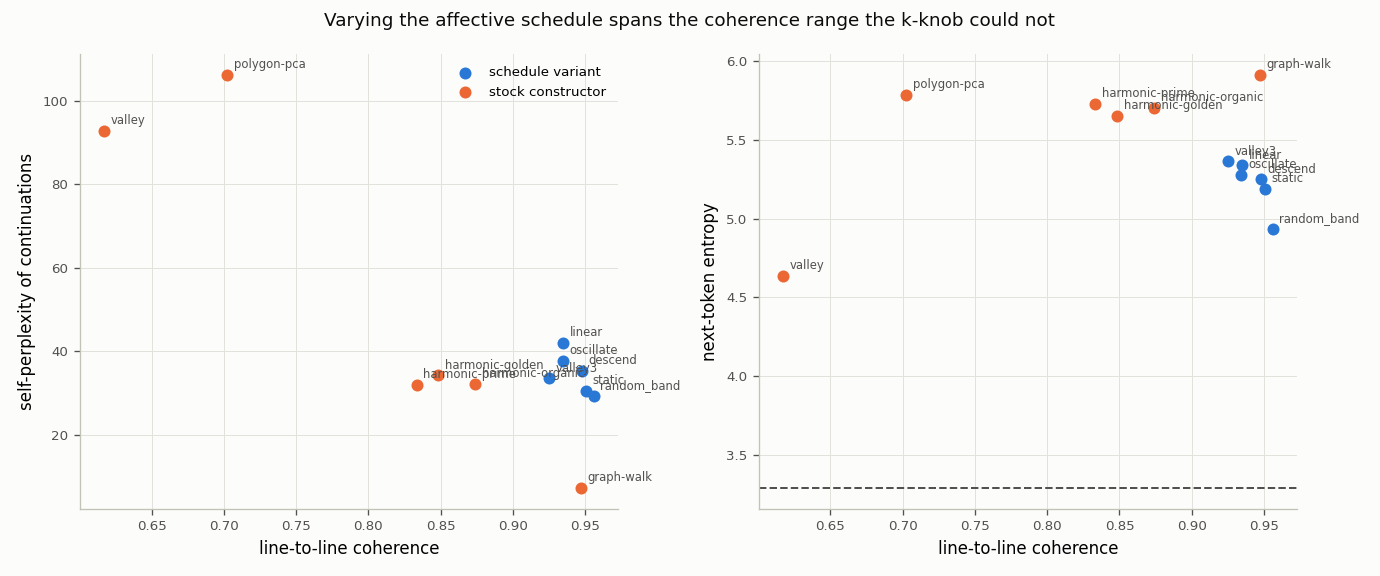

Generate this figure with Python:
"""schedule_sweep — vary the affective schedule, which is where coherence actually comes from.

`coherence_sweep.py` established that line coherence predicts self-perplexity (rho -0.79 to -0.89
across three arms) but could only sample coherence 0.84-0.94, because its knob — how many
nearest-in-meaning candidates to choose among — turned out to be a weak lever. `valley` sits at
0.617, outside that range entirely, and the diagnosis was that low coherence comes from valley's
three-phase band schedule jumping between distant affective regions rather than from selection
breadth.

This tests that diagnosis and extends the curve. **Selection is held at k=1 (always the nearest in
meaning) for every schedule, so the affective path is the only thing that varies.**

Schedules, all ending at the same target:
  static      — every line drawn from the target band; no movement at all
  linear      — smooth ramp from a low-arousal ground to the target (the previous walk)
  descend     — the reverse: start at the target, descend to ground
  oscillate   — linear ramp with a sinusoidal deviation in arousal, as the harmonic constructors do
  valley3     — valley's own three-phase shape: ground band, three ascending sub-bands, target band
  random_band — the same bands as `linear`, visited in shuffled order: maximum jumping

Plus the six stock constructors as reference points, since they were built by other people for other
reasons and should sample the space differently.

**Prediction, stated before running.** If the diagnosis is right, schedules that jump between distant
bands (`valley3`, `random_band`) should produce markedly lower coherence than smooth ones, finally
spanning the range; and if the coherence→perplexity relationship is real rather than an artifact of a
narrow band, it should hold across the wider span.

Usage: python3 explore/hypnagogia/schedule_sweep.py
Outputs (committed): schedule_sweep.csv, schedule_sweep.png
"""
import importlib.util
import time
from pathlib import Path

import numpy as np
import pandas as pd
import torch
from scipy import stats

from spiritbench.config import load_config, REPO_ROOT
from spiritbench.listener.model import HiddenStateModel
from spiritbench.stimuli import adapter as ad
from spiritbench.stimuli.phrase_bank import load_nrc

HERE = Path(__file__).resolve().parent
CP = REPO_ROOT / "explore/creativity_poem"
ANCH = "\nRight now everything feels"
GEN_PROMPT = "I close my eyes, and what comes to mind is"
N_LINES, N_GEN, GEN_TOK = 24, 4, 50

_r = importlib.util.spec_from_file_location("hr", HERE / "run.py")
hr = importlib.util.module_from_spec(_r); _r.loader.exec_module(hr)
cp, hy, rb = hr.cp, hr.hy, hr.rb


def schedule(name, target, n, rng):
    """(valence, arousal) waypoint per line. Ground is the low-arousal start valley uses."""
    tv, ta = target
    gv, ga = 0.6, 0.25
    lin = [(gv + (tv - gv) * j / (n - 1), ga + (ta - ga) * j / (n - 1)) for j in range(n)]
    if name == "static":
        return [(tv, ta)] * n
    if name == "linear":
        return lin
    if name == "descend":
        return lin[::-1]
    if name == "oscillate":
        return [(v, a + 0.18 * np.sin(2 * np.pi * 3 * j / n)) for j, (v, a) in enumerate(lin)]
    if name == "valley3":                      # valley's own three-phase shape
        n1, n3 = max(1, n // 3), max(1, n // 4)
        n2 = n - n1 - n3
        out = [(0.75, 0.20)] * n1              # grounding band centre
        for j in range(n2):
            f = (j + 1) / (n2 + 1)
            out.append((0.6 + f * (tv - 0.6), ga + f * (ta - ga)))
        return out + [(tv, ta)] * n3
    if name == "random_band":
        idx = rng.permutation(n)
        return [lin[i] for i in idx]
    raise ValueError(name)


def walk(art, mask, sched, seed=42):
    """k=1 selection: always the nearest in meaning within the band for this step."""
    rng = np.random.RandomState(seed)
    va = ad._va_array(art)
    V = art.vectors / np.maximum(np.linalg.norm(art.vectors, axis=1, keepdims=True), 1e-9)
    idx = np.where(mask)[0]
    used, out, cur = set(), [], None
    for tv, ta in sched:
        band = np.array([i for i in idx[(np.abs(va[idx, 0] - tv) < 0.18)
                                        & (np.abs(va[idx, 1] - ta) < 0.18)] if i not in used])
        if len(band) == 0:
            band = np.array([i for i in idx if i not in used])
        pick = band[rng.randint(len(band))] if cur is None else band[int(np.argmax(V[band] @ V[cur]))]
        out.append(int(pick)); used.add(int(pick)); cur = int(pick)
    return out


def main():
    cfg = load_config()
    nrc = load_nrc(cfg["nrc_lexicon"])
    art = ad.load_art(str(REPO_ROOT / "data/phrase_bank/phrase_graph.json"))
    apath = str(REPO_ROOT / "data/phrase_bank/phrase_graph.json")
    ok, vocab = cp.clean_mask(art, cfg["glove_path"])
    no_minor = np.array([not (rb.MINOR & set(rb.WORD.findall(art.word(i).lower())))
                         for i in range(len(art.nodes))])
    mask = ok & no_minor & hr.facet_union(art, hy.FACETS, vocab, cfg["glove_path"])
    tva = tuple(np.mean([[nrc[w][0], nrc[w][1]]
                         for ws in hy.FACETS.values() for w in ws if w in nrc], axis=0))
    start = tuple(cfg["neutral_start"])
    rng = np.random.RandomState(7)

    builds = {}
    for name in ("static", "linear", "descend", "oscillate", "valley3", "random_band"):
        builds[f"schedule:{name}"] = walk(art, mask, schedule(name, tva, N_LINES, rng))
    # stock constructors, masked where they accept one
    builds["stock:valley"] = ad.valley_shape(art, tva, N_LINES, 42, mask)
    for h in ("golden", "prime", "organic"):
        try:
            ids = ad.harmonic(art, apath, start, tva, N_LINES, h, 42, cfg["ot_repo"],
                              cfg["semantic_axes"])
            builds[f"stock:harmonic-{h}"] = ad.apply_mask_to_path(art, ids, mask)
        except Exception as e:                                   # noqa: BLE001
            print(f"  harmonic-{h} unavailable: {type(e).__name__}", flush=True)
    builds["stock:polygon-pca"] = ad.apply_mask_to_path(
        art, ad.polygon_pca(art, start, tva, N_LINES, 42), mask)
    try:
        builds["stock:graph-walk"] = ad.apply_mask_to_path(
            art, ad.graph_walk(art, start, tva, N_LINES, 42, cfg["ot_repo"]), mask)
    except Exception as e:                                       # noqa: BLE001
        print(f"  graph-walk unavailable: {type(e).__name__}", flush=True)

    model = HiddenStateModel(cfg["listener_model"], device=cfg["device"])
    tok, net, dev = model.tokenizer, model.model, model.device
    pre = cfg["preamble"]
    t0 = time.time()
    ids_ = tok(pre + ANCH, return_tensors="pt").to(dev)
    with torch.no_grad():
        p0 = torch.softmax(net(**ids_).logits[0, -1].float(), -1)
    base_H = float(-(p0 * torch.log(p0 + 1e-12)).sum())
    print(f"baseline entropy {base_H:.3f}\n", flush=True)

    rows = []
    for name, ids in builds.items():
        text = ".\n".join(art.word(i) for i in ids)
        coh = hr.line_coherence(art, ids)
        ii = tok(pre + text + ANCH, return_tensors="pt").to(dev)
        with torch.no_grad():
            p = torch.softmax(net(**ii).logits[0, -1].float(), -1)
        H = float(-(p * torch.log(p + 1e-12)).sum())
        part = float(1.0 / (p ** 2).sum())
        ppls = []
        for g in range(N_GEN):
            torch.manual_seed(100 + g)
            jj = tok(pre + text + "\n\n" + GEN_PROMPT, return_tensors="pt").to(dev)
            with torch.no_grad():
                o = net.generate(**jj, max_new_tokens=GEN_TOK, do_sample=True, temperature=0.9,
                                 top_p=0.95, repetition_penalty=1.2, pad_token_id=tok.eos_token_id)
                kk = tok(tok.decode(o[0], skip_special_tokens=True), return_tensors="pt").to(dev)
                ppls.append(float(torch.exp(net(**kk, labels=kk["input_ids"]).loss)))
        rows.append(dict(build=name, kind=name.split(":")[0], line_coherence=coh, entropy=H,
                         d_entropy=H - base_H, participation=part,
                         self_perplexity=float(np.mean(ppls)), n_distinct=len(set(ids))))
        r = rows[-1]
        print(f"  {name:<24} coherence {coh:.3f}  H {H:.3f} ({r['d_entropy']:+.3f})  "
              f"part {part:6.1f}  ppl {r['self_perplexity']:6.1f}  distinct {r['n_distinct']}",
              flush=True)

    df = pd.DataFrame(rows).sort_values("line_coherence")
    df.to_csv(HERE / "schedule_sweep.csv", index=False)
    lo, hi = df.line_coherence.min(), df.line_coherence.max()
    print(f"\ncoherence now spans {lo:.3f}–{hi:.3f} "
          f"(the k-sweep managed 0.84–0.94)")
    for col in ("self_perplexity", "entropy", "participation"):
        r = stats.spearmanr(df.line_coherence, df[col])
        print(f"  coherence vs {col:>16}: rho {r.statistic:+.2f} (p={r.pvalue:.3f}, n={len(df)})")

    import matplotlib
    matplotlib.use("Agg")
    import matplotlib.pyplot as plt
    BLUE, ORANGE, INK, MUTED, GRID = "#2a78d6", "#eb6834", "#0b0b0b", "#52514e", "#e2e1dc"
    fig, (a1, a2) = plt.subplots(1, 2, figsize=(11.5, 4.8), dpi=120)
    fig.patch.set_facecolor("#fcfcfb")
    for ax, col, lab in ((a1, "self_perplexity", "self-perplexity of continuations"),
                         (a2, "entropy", "next-token entropy")):
        for kind, col_ in (("schedule", BLUE), ("stock", ORANGE)):
            g = df[df.kind == kind]
            ax.scatter(g.line_coherence, g[col], s=52, color=col_, lw=0, zorder=3,
                       label="schedule variant" if kind == "schedule" else "stock constructor")
        for r in df.itertuples():
            ax.annotate(r.build.split(":")[1], (r.line_coherence, getattr(r, col)),
                        xytext=(4, 4), textcoords="offset points", fontsize=7, color=MUTED)
        ax.set_xlabel("line-to-line coherence"); ax.set_ylabel(lab)
        ax.set_facecolor("#fcfcfb"); ax.grid(color=GRID, lw=.6, zorder=0)
        for s_ in ("top", "right"):
            ax.spines[s_].set_visible(False)
        for s_ in ("left", "bottom"):
            ax.spines[s_].set_color("#c3c2b7")
        ax.tick_params(colors=MUTED, labelsize=8)
    a2.axhline(base_H, color=MUTED, ls="--", lw=1.2, zorder=2)
    a1.legend(frameon=False, fontsize=8)
    fig.suptitle("Varying the affective schedule spans the coherence range the k-knob could not",
                 fontsize=11, color=INK)
    fig.tight_layout()
    fig.savefig(HERE / "schedule_sweep.png", facecolor=fig.get_facecolor())
    print(f"\nwrote schedule_sweep.csv schedule_sweep.png ({(time.time() - t0) / 60:.1f} min)")


if __name__ == "__main__":
    main()
